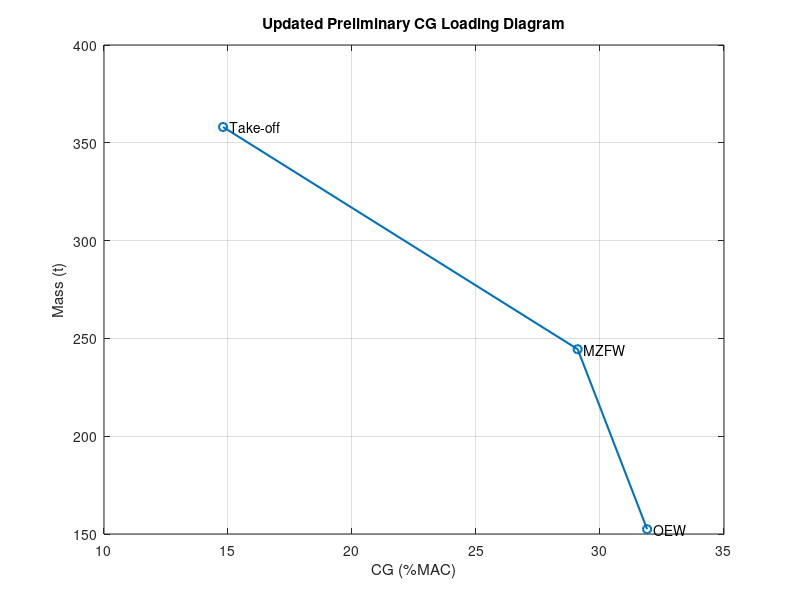

The MATLAB script that drew this image: (Note: this script raises an error after producing the figure.)
% ================= CG LOADING DIAGRAM =================

clc;
clear;
close all;

% ---------------- UPDATED DATA ----------------
% Loading order: OEW -> MZFW -> Take-off
cg_mac = [31.9, 29.1, 14.8];
mass_t = [152.465, 244.465, 358.085];

% ---------------- PLOT ----------------
figure;
plot(cg_mac, mass_t, '-o', 'LineWidth', 1.5);
grid on;
hold on;

xlabel('CG (%MAC)');
ylabel('Mass (t)');
title('Updated Preliminary CG Loading Diagram');

% ---------------- POINT LABELS ----------------
text(cg_mac(1), mass_t(1), '  OEW');
text(cg_mac(2), mass_t(2), '  MZFW');
text(cg_mac(3), mass_t(3), '  Take-off');

% ---------------- CG LIMITS ----------------
xline(15, '--', 'Forward CG Limit');
xline(35, '--', 'Aft CG Limit');

% ---------------- LOADING LABELS ----------------
% OEW -> MZFW
text(30.0, 195, 'Payload Loading', 'FontSize', 10);

% MZFW -> Take-off
text(21.5, 300, 'Fuel Loading', 'FontSize', 10);

hold off;

% ================= REFERENCE VALUES =================
% MAC = 4.7 m
% LEMAC = 29.25 m
% Updated fuselage mass = 18,492.62 kg
